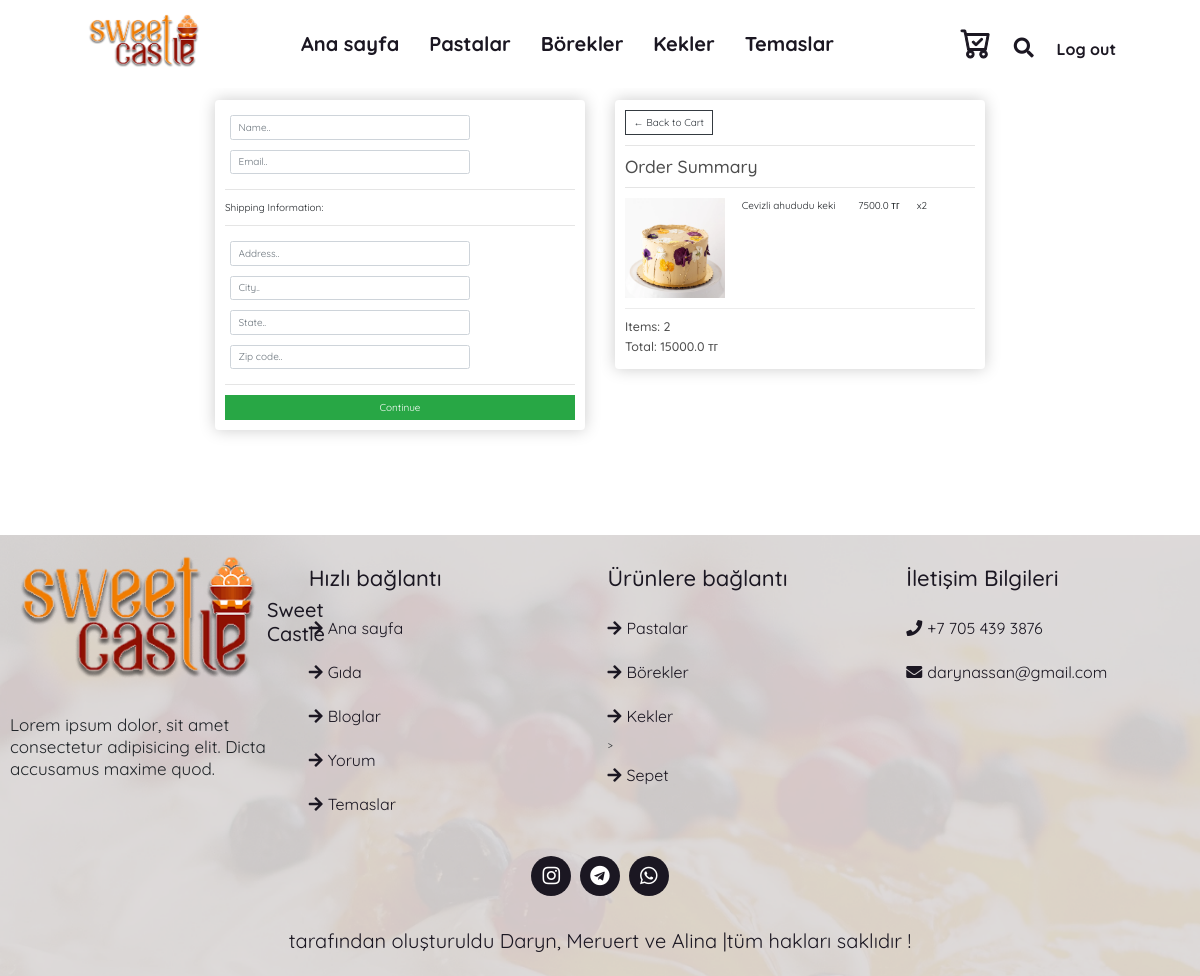
Screenshot of /checkout/ (signed in) with the database file from the repository.
### website/models.py (models this page shows, shortened)
class OrderItem(models.Model):
    product = models.ForeignKey(Product, on_delete=models.SET_NULL, null=True)
    order = models.ForeignKey(Order, on_delete=models.SET_NULL, null=True)
    quantity = models.IntegerField(default=0, null=True, blank=True)
    date_added = models.DateTimeField(auto_now_add=True)
    @property
    def get_total(self):
        total = self.product.baga * self.quantity
        return total

class Product(models.Model):
    TORT = 'tort'
    PIROG = 'pirog'
    KEKS = 'keks'
    CHOICE_GROUP = {
        (TORT, 'tort'),
        (PIROG, 'pirog'),
        (KEKS, 'keks'),
    }
    photo = models.FileField("photo:", upload_to="product/")
    aty = models.CharField("aty:", max_length=50)
    qurami = models.TextField("qurami:")
    baga = models.FloatField("baga:", max_length=50)
    avi = models.BooleanField()
    group = models.CharField(max_length=20, choices=CHOICE_GROUP, default=TORT)

class Order(models.Model):
    customer = models.ForeignKey(Customer, on_delete=models.SET_NULL, null=True, blank=True)
    date_ordered = models.DateTimeField(auto_now_add=True)
    complete = models.BooleanField(default=False)
    transaction_id = models.CharField(max_length=100, null=True)
    @property
    def get_cart_total(self):
        orderitems = self.orderitem_set.all()
        total = sum([item.get_total for item in orderitems])
        return total
    @property
    def get_cart_items(self):
        orderitems = self.orderitem_set.all()
        total = sum([item.quantity for item in orderitems])
        return total

### website/views.py (the view)
# urls.py: path('checkout/', views.checkout, name='checkout'),
def checkout(request):
    if request.user.is_authenticated:
        customer = request.user.customer
        order, created = Order.objects.get_or_create(customer=customer, complete=False)
        items = order.orderitem_set.all()
    else:
        items = []
        order = {'get_cart_total': 0, 'get_cart_items': 0}
    context = {'items': items, 'order': order}
    return render(request, 'webcake/checkout.html', context)

### website/templates/webcake/checkout.html (shortened to what this page needs)
{% extends 'webcake/base.html' %}
{% load static %}
{% block content %}
<div class="row">
	<div class="col-lg-6">
		<div class="box-element" id="form-wrapper">
			<form id="form">
				<div id="user-info">
					<div class="form-field">
						<input required class="form-control" type="text" name="name" placeholder="Name..">
					</div>
					<div class="form-field">
						<input required class="form-control" type="email" name="email" placeholder="Email..">
					</div>
				</div>
				<div id="shipping-info">
					<hr>
					<p>Shipping Information:</p>
					<hr>
					<div class="form-field">
						<input class="form-control" type="text" name="address" placeholder="Address..">
					</div>
					<div class="form-field">
						<input class="form-control" type="text" name="city" placeholder="City..">
					</div>
					<div class="form-field">
						<input class="form-control" type="text" name="state" placeholder="State..">
					</div>
					<div class="form-field">
						<input class="form-control" type="text" name="zipcode" placeholder="Zip code..">
					</div>
				</div>
				<hr>
				<input id="form-button" class="btn btn-success btn-block" type="submit" value="Continue">
			</form>
		</div>
		<br>
	</div>
	<div class="col-lg-6">
		<div class="box-element">
			<a  class="btn btn-outline-dark" href="{% url 'cart' %}">&#x2190; Back to Cart</a>
			<hr>
			<h3>Order Summary</h3>
			<hr>
			{% for item in items %}
			<div class="cart-row">
				<div style="flex:2"><img class="row-image" src="{{item.product.photo.url}}"></div>
				<div style="flex:2"><p>{{ item.product.aty }}</p></div>
				<div style="flex:1"><p>{{ item.product.baga }} тг</p></div>
				<div style="flex:1"><p>x{{ item.quantity }}</p></div>
			</div>
			{% endfor %}
			<h5>Items: {{order.get_cart_items}}</h5>
			<h5>Total: {{order.get_cart_total}} тг</h5>
		</div>
	</div>
</div>
{% endblock content %}

### static/css/style.css (style rules this page uses)
:root { --black: #1B1722; --white : #F0F0F0; --box-shadow: 0px 4px 4px rgba(0, 0, 0, 0.25); }
* { font-family: 'Quicksand', sans-serif; margin: 0; padding: 0; box-sizing: border-box; outline: none; border: none; text-decoration: none; transition: .2s linear; }
html { font-size: 62.5%; overflow-x: hidden; scroll-padding-top: 7rem; scroll-behavior: smooth; }
h2, p { margin: 0; }

### static/css/demo.css (style rules this page uses)
html { box-sizing: border-box; font-family: "Nunito Sans", sans-serif; font-weight: lighter; }
body { margin: 0; }
*, *:before, *:after { box-sizing: inherit; }

### static/css/main.css (style rules this page uses)
h1,h2,h3,h4,h5,h6 { color:hsl(0, 0%, 30%); }
.box-element { box-shadow:hsl(0, 0%, 80%) 0 0 16px; background-color: #fff; border-radius: 4px; padding: 10px; }
.col-lg-4, .col-lg-6, .col-lg-8, .col-lg-12 { margin-top: 10px; }
.btn { border-radius: 0; }
.row-image { width: 100px; }
.form-field { width:250px; display: inline-block; padding: 5px; }
.cart-row { display: flex; align-items: flex-stretch; padding-bottom: 10px; margin-bottom: 10px; border-bottom: 1px solid #ececec; }
.row { margin: 90px 200px; }

### rows the page displays
OrderItem: product.photo (picture), product.aty "Cevizli ahududu keki", product.baga "7500.0", quantity "2"
Order: get_cart_items "2", get_cart_total "15000.0"
